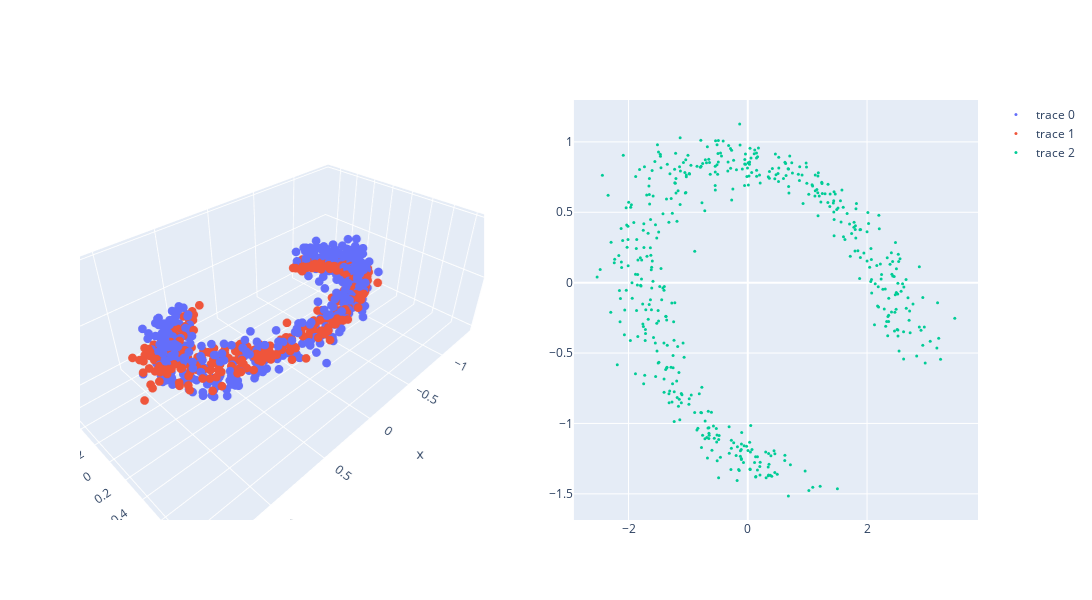

Notebook cell for this chart:
### Markdown cell above
### Plotten der Daten in 3d 
(benötigt plotly: Anaconda Prompt -> `conda activate dmml1` -> `pip install plotly`)

### Code cell
import plotly.graph_objs as go
from plotly.subplots import make_subplots

# Plot in 3d und 2d
fig = make_subplots(rows=1, cols=2, specs=[[{"type": "scene"}, {"type": "xy"}]],)
fig.add_trace(go.Scatter3d(x=X[:,0], y=X[:,1], z=X[:,2], mode="markers"),row=1, col=1)
fig.add_trace(go.Scatter3d(x=X_tilde[:,0], y=X_tilde[:,1], z=X_tilde[:,2], mode="markers"),row=1, col=1)
fig.add_trace(go.Scatter(x=X2D[:, 0], y=X2D[:, 1], mode="markers"),row=1, col=2)
fig.update_traces(marker=dict(size=3))
fig.update_layout(height=600, width=1200)
fig.show()

### Figure 1 — Plotly figure (JSON) as saved in the notebook; plotly's stock layout.template omitted (floating-point values rounded to 4 significant figures; data arrays with more than 128 entries replaced by an {"elided": "..."} marker saying what was removed)
{"data": [{"marker": {"size": 3}, "mode": "markers", "scene": "scene", "type": "scatter3d", "x": {"elided": "500 float values"}, "y": {"elided": "500 float values"}, "z": {"elided": "500 float values"}}, {"marker": {"size": 3}, "mode": "markers", "scene": "scene", "type": "scatter3d", "x": {"elided": "500 float values"}, "y": {"elided": "500 float values"}, "z": {"elided": "500 float values"}}, {"marker": {"size": 3}, "mode": "markers", "type": "scatter", "x": {"elided": "500 float values"}, "xaxis": "x", "y": {"elided": "500 float values"}, "yaxis": "y"}], "layout": {"height": 600, "scene": {"domain": {"x": [0, 0.45], "y": [0, 1]}}, "width": 1200, "xaxis": {"anchor": "y", "domain": [0.55, 1]}, "yaxis": {"anchor": "x", "domain": [0, 1]}}}
